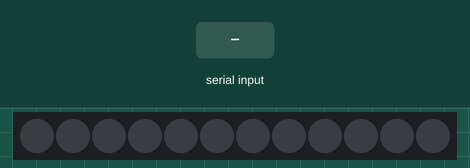
This sketch was run on a simulated Arduino Uno, built with avr-gcc and run on an emulated ATmega328P. Shown: 12 RGB LEDs in strip order, left to right. The test bench sets the inputs (shaded band).

Above: at 1.2 s.
1.3 s: "4" received over Serial
At 2.4 s:
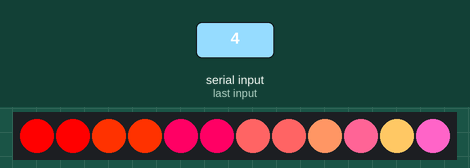
2.8 s: "2" received over Serial
At 3.5 s:
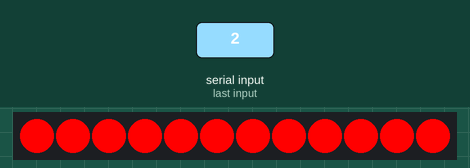
4.3 s: "1" received over Serial
At 4.6 s:
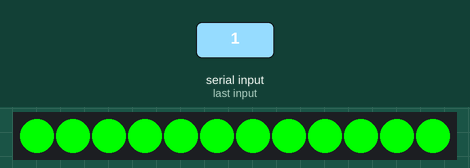
5.8 s: "3" received over Serial
At 7.0 s:
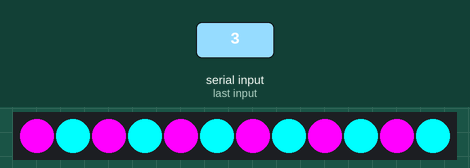
7.3 s: "5" received over Serial
At 8.1 s:
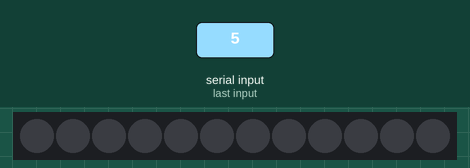
Timing chart, 0 to 9.8 s (numbered marks = the images above; inputs shaded):
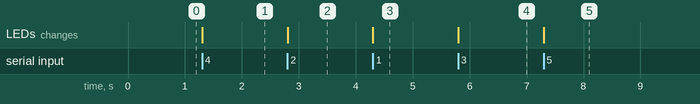

Measured:
- after the input at 1.3 s, the LEDs: change at once (image 1)
- after the input at 2.8 s, the LEDs: change at once (image 2)
- after the input at 4.3 s, the LEDs: change at once (image 3)
- after the input at 5.8 s, the LEDs: change at once (image 4)
- after the input at 7.3 s, the LEDs: change at once (image 5)

The sketch:

sketch_oct12d.ino
```cpp
#include<Adafruit_NeoPixel.h>                        //네오픽셀 라이브레리
#define ledPin 6                                     //아두이노의 디지털 6번핀을 "ledPin"로 지정 (네오픽셀이 아두이노에 연결된 핀)
#define numLeds 12                                   //12(네오픽셀의 led개수) 를 "numLeds"로 지정
Adafruit_NeoPixel strip(numLeds, ledPin, NEO_GRB + NEO_KHZ800);

// NEO_GRB 네오픽셀들이 GRB 비트스트림으로 연결되어있음 (비트스트림 : 한번에 한비트씩 직렬 통신선로를 통해 연속적으로 전송되는 데이터의 흐름)
// NEO_KHZ800 800KHz의 비트스트림

void setup() {
  Serial.begin(9600);
  strip.begin();                 //작동시작
  strip.show();                  //초기값 (LED 모두꺼짐)
  strip.setBrightness(255);      // 밝기지정 (0~255 값이 있으며 255 일 때 가장 밝다))
}

void loop() {
  while (Serial.available() > 0){ // Serial.available()는 아두이노가 받은 데이터가 있는지 확인하는 명령어.
    char sign = Serial.read();
    if(sign == '4'){
        strip.setPixelColor(0,255,0,0);     // 0번째 (=네오픽셀에서는 1번째) LED를 R:255, G:0, B:0 의밝기로 켠다
        strip.setPixelColor(1,255,0,0);
        strip.setPixelColor(2,255,50,0);     // 0번째 (=네오픽셀에서는 1번째) LED를 R:255, G:0, B:0 의밝기로 켠다
        strip.setPixelColor(3,255,50,0);
        strip.setPixelColor(4,255,0,100);     // 0번째 (=네오픽셀에서는 1번째) LED를 R:255, G:0, B:0 의밝기로 켠다
        strip.setPixelColor(5,255,0,100);
        strip.setPixelColor(6,255,100,100);     // 0번째 (=네오픽셀에서는 1번째) LED를 R:255, G:0, B:0 의밝기로 켠다
        strip.setPixelColor(7,255,100,100);
        strip.setPixelColor(8,255,150,100);
        strip.setPixelColor(9,255,100,150);
        strip.setPixelColor(10,255,200,100);
        strip.setPixelColor(11,255,100,200);
        strip.show();
    }
   else if(sign == '2'){
      strip.setPixelColor(0,255,0,0);
      strip.setPixelColor(1,255,0,0);
      strip.setPixelColor(2,255,0,0);
      strip.setPixelColor(3,255,0,0);
      strip.setPixelColor(4,255,0,0);
      strip.setPixelColor(5,255,0,0);
      strip.setPixelColor(6,255,0,0);
      strip.setPixelColor(7,255,0,0);
      strip.setPixelColor(8,255,0,0);
      strip.setPixelColor(9,255,0,0);
      strip.setPixelColor(10,255,0,0);
      strip.setPixelColor(11,255,0,0);
      strip.show();
   }
   else if(sign == '1'){
     strip.setPixelColor(0,0,255,0);
     strip.setPixelColor(1,0,255,0);
     strip.setPixelColor(2,0,255,0);
     strip.setPixelColor(3,0,255,0);
     strip.setPixelColor(4,0,255,0);
     strip.setPixelColor(5,0,255,0);
     strip.setPixelColor(6,0,255,0);
     strip.setPixelColor(7,0,255,0);
     strip.setPixelColor(8,0,255,0);
     strip.setPixelColor(9,0,255,0);
     strip.setPixelColor(10,0,255,0);
     strip.setPixelColor(11,0,255,0);
     strip.show();
   }
   else if(sign == '3'){
     strip.setPixelColor(0,255,0,255);
     strip.setPixelColor(1,0,255,255);
     strip.setPixelColor(2,255,0,255);
     strip.setPixelColor(3,0,255,255);
     strip.setPixelColor(4,255,0,255);
     strip.setPixelColor(5,0,255,255);
     strip.setPixelColor(6,255,0,255);
     strip.setPixelColor(7,0,255,255);
     strip.setPixelColor(8,255,0,255);
     strip.setPixelColor(9,0,255,255);
     strip.setPixelColor(10,255,0,255);
     strip.setPixelColor(11,0,255,255);
     strip.show();
   }
      else if(sign == '5'){
     strip.setPixelColor(0,0,0,0);
     strip.setPixelColor(1,0,0,0);
     strip.setPixelColor(2,0,0,0);
     strip.setPixelColor(3,0,0,0);
     strip.setPixelColor(4,0,0,0);
     strip.setPixelColor(5,0,0,0);
     strip.setPixelColor(6,0,0,0);
     strip.setPixelColor(7,0,0,0);
     strip.setPixelColor(8,0,0,0);
     strip.setPixelColor(9,0,0,0);
     strip.setPixelColor(10,0,0,0);
     strip.setPixelColor(11,0,0,0);
     strip.show();
   }
    else if(sign == '0'){
      Serial.println("off");
      strip.setPixelColor(0,0,0,0);
      strip.setPixelColor(1,0,0,0);
      strip.setPixelColor(2,0,0,0);
      strip.setPixelColor(3,0,0,0);
      strip.setPixelColor(4,0,0,0);
      strip.setPixelColor(5,0,0,0);
      strip.setPixelColor(6,0,0,0);
      strip.setPixelColor(7,0,0,0);
      strip.setPixelColor(8,0,0,0);
      strip.setPixelColor(9,0,0,0);
      strip.setPixelColor(10,0,0,0);
      strip.setPixelColor(11,0,0,0);
      strip.show();                       // 색 설정 후에는 반드시 show()를 해주어야한다 (업데이트)
    }
  }
}
```
